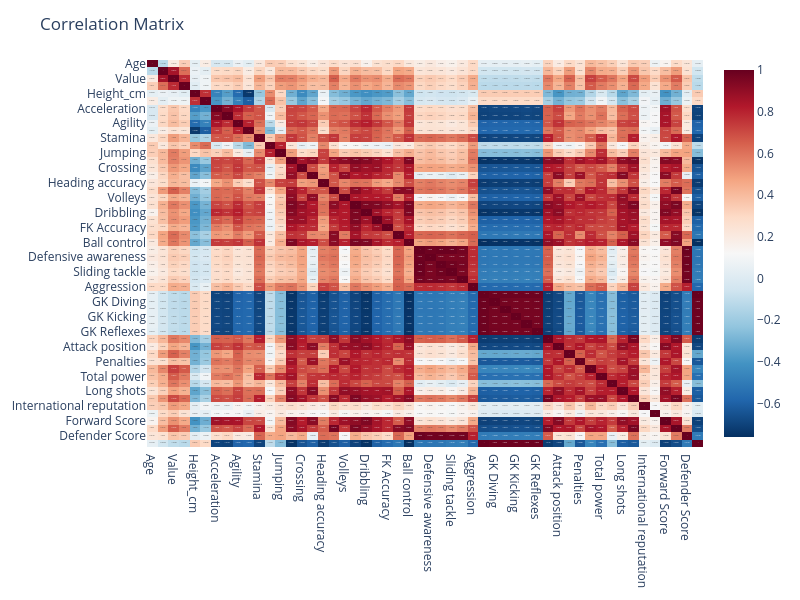

The code cell stored with this chart in its notebook:
### Markdown cell above
I think the accuracy slightly decreases, so i won't select the model

### Code cell
import plotly.express as px

corr_matrix = df[num_cols].corr()

fig = px.imshow(corr_matrix, text_auto=True, aspect="auto", color_continuous_scale='RdBu_r')
fig.update_layout(title="Correlation Matrix", autosize=False, width=800, height=600)
fig.show()

### Figure 1 — Plotly figure (JSON) as saved in the notebook; plotly's stock layout.template omitted (floating-point values rounded to 4 significant figures; data arrays with more than 128 entries replaced by an {"elided": "..."} marker saying what was removed)
{"data": [{"coloraxis": "coloraxis", "hovertemplate": "x: %{x}<br>y: %{y}<br>color: %{z}<extra></extra>", "name": "0", "texttemplate": "%{z}", "type": "heatmap", "x": ["Age", "Potential", "Value", "Wage", "Height_cm", "Weight_kg", "Acceleration", "Sprint speed", "Agility", "Balance", "Stamina", "Strength", "Jumping", "Total attacking", "Crossing", "Finishing", "Heading accuracy", "Short passing", "Volleys", "Total skill", "Dribbling", "Curve", "FK Accuracy", "Long passing", "Ball control", "Total defending", "Defensive awareness", "Standing tackle", "Sliding tackle", "Interceptions", "Aggression", "Total goalkeeping", "GK Diving", "GK Handling", "GK Kicking", "GK Positioning", "GK Reflexes", "Total mentality", "Attack position", "Vision", "Penalties", "Composure", "Total power", "Shot power", "Long shots", "Total stats", "International reputation", "Contract_Years_Left", "Forward Score", "Midfielder Score", "Defender Score", "Goalkeeper Score"], "xaxis": "x", "y": ["Age", "Potential", "Value", "Wage", "Height_cm", "Weight_kg", "Acceleration", "Sprint speed", "Agility", "Balance", "Stamina", "Strength", "Jumping", "Total attacking", "Crossing", "Finishing", "Heading accuracy", "Short passing", "Volleys", "Total skill", "Dribbling", "Curve", "FK Accuracy", "Long passing", "Ball control", "Total defending", "Defensive awareness", "Standing tackle", "Sliding tackle", "Interceptions", "Aggression", "Total goalkeeping", "GK Diving", "GK Handling", "GK Kicking", "GK Positioning", "GK Reflexes", "Total mentality", "Attack position", "Vision", "Penalties", "Composure", "Total power", "Shot power", "Long shots", "Total stats", "International reputation", "Contract_Years_Left", "Forward Score", "Midfielder Score", "Defender Score", "Goalkeeper Score"], "yaxis": "y", "z": {"elided": "52x52 float values"}}], "layout": {"autosize": false, "coloraxis": {"autocolorscale": false, "colorscale": [[0, "rgb(5,48,97)"], [0.1, "rgb(33,102,172)"], [0.2, "rgb(67,147,195)"], [0.3, "rgb(146,197,222)"], [0.4, "rgb(209,229,240)"], [0.5, "rgb(247,247,247)"], [0.6, "rgb(253,219,199)"], [0.7, "rgb(244,165,130)"], [0.8, "rgb(214,96,77)"], [0.9, "rgb(178,24,43)"], [1, "rgb(103,0,31)"]]}, "height": 600, "margin": {"t": 60}, "title": {"text": "Correlation Matrix"}, "width": 800, "xaxis": {"anchor": "y", "domain": [0, 1]}, "yaxis": {"anchor": "x", "autorange": "reversed", "domain": [0, 1]}}}
